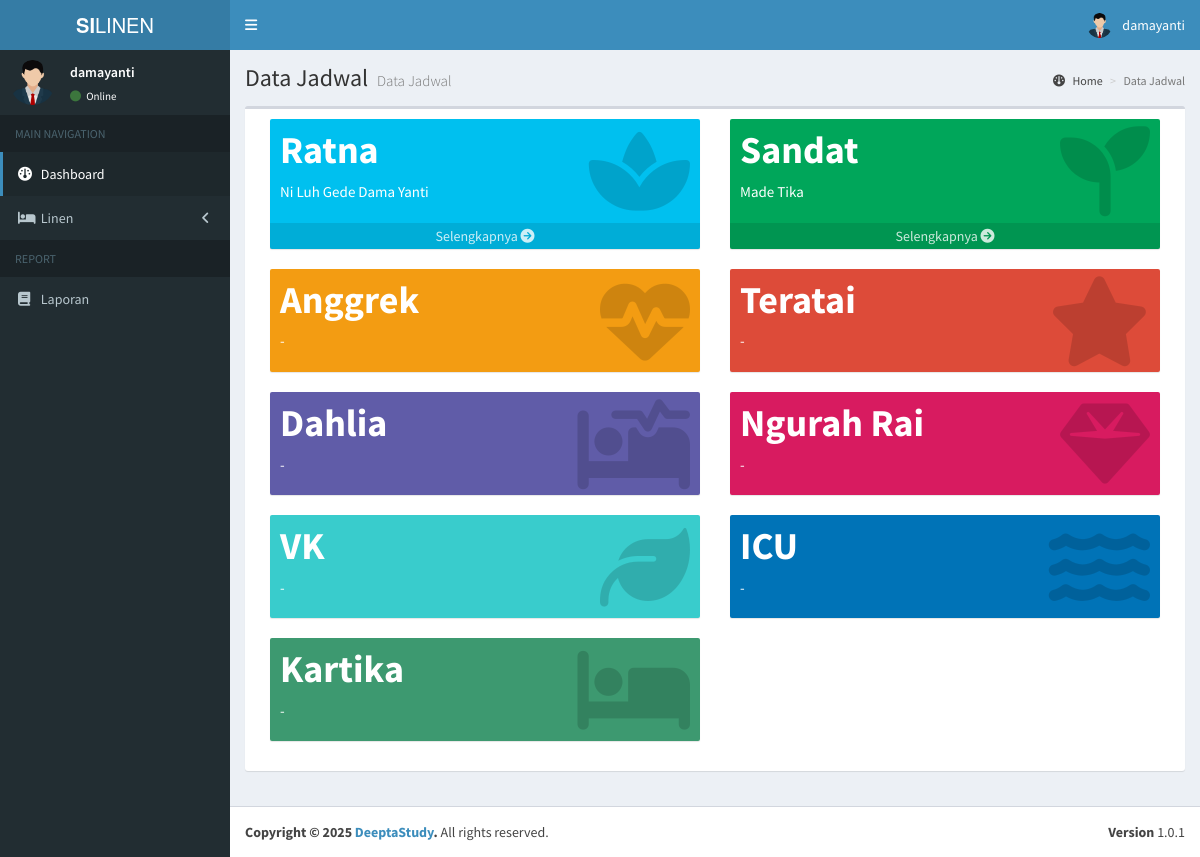
The app's page /admin/linen_ruangan.php (signed in), older data.
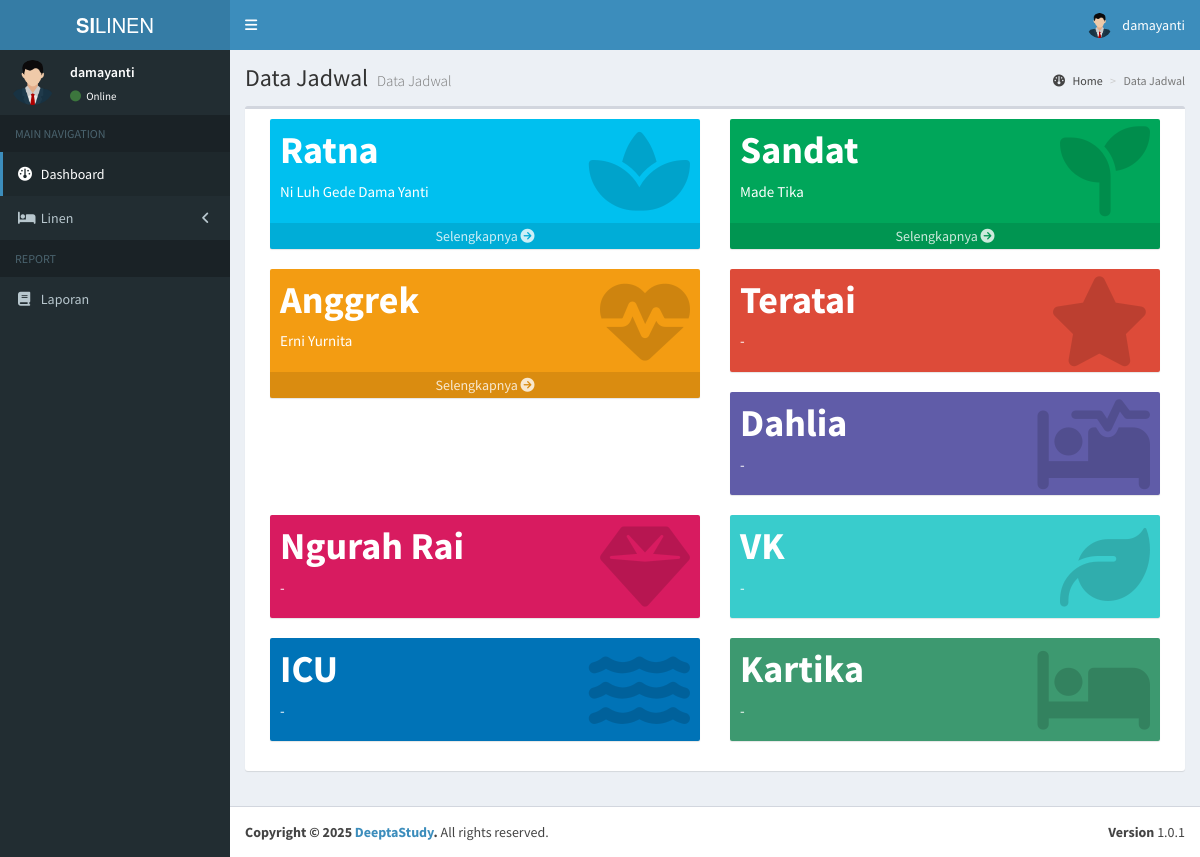
The same page, newer data.
### tables this page shows
CREATE TABLE `ruangan` (
  `id` int(11) NOT NULL,
  `id_user` int(11) DEFAULT NULL,
  `nama_ruangan` varchar(199) NOT NULL,
  `telp_ruangan` varchar(15) NOT NULL,
  `status` int(11) NOT NULL
);

CREATE TABLE `users` (
  `id` int(11) NOT NULL,
  `nama` varchar(100) NOT NULL,
  `username` varchar(100) NOT NULL,
  `email` varchar(100) NOT NULL,
  `password` varchar(100) NOT NULL,
  `hak_akses` varchar(25) NOT NULL,
  `status` int(11) NOT NULL,
  `status_ruangan` int(11) DEFAULT NULL
);

### admin/linen_ruangan.php (the view, shortened to what this page needs)
<?php
include '../koneksi.php';
$q = mysqli_query($koneksi, "SELECT r.*, u.nama as admin_ruangan
                            FROM ruangan r
                            LEFT JOIN users u ON r.id_user = u.id");
?>
<section class="content">
    <div class="row">
        <div class="col-xs-12">
            <div class="box">
                <div class="box-body">
                    <?php
                    $colors = ['bg-aqua', 'bg-green', 'bg-yellow', 'bg-red', 'bg-purple', 'bg-maroon', 'bg-teal', 'bg-blue', 'bg-olive', 'bg-lime'];
                    $icons = ['fas fa-spa', 'fas fa-seedling', 'fas fa-heartbeat', 'fas fa-star', 'fas fa-procedures', 'fas fa-gem', 'fas fa-leaf', 'fas fa-water', 'fas fa-bed'];
                    $counter = 0;
                    while ($r = mysqli_fetch_assoc($q)) {
                        $colorClass = $colors[$counter % count($colors)];
                        $iconClass = $icons[$counter % count($icons)];
                    ?>
                        <div class="col-lg-6 col-xs-6">
                            <div class="small-box <?= $colorClass ?>">
                                <div class="inner">
                                    <h3><?= $r['nama_ruangan']; ?></h3>
                                    <p><?php
                                        if ($r['admin_ruangan'] != 0) {
                                            echo $r['admin_ruangan'];
                                        }else{
                                            echo "-";
                                        }
                                        ?></p>
                                </div>
                                <div class="icon">
                                    <i class="<?= $iconClass ?>"></i>
                                </div>
                                <?php
                                    if($r['admin_ruangan'] != 0){
                                ?>
                                <a href="data_linen.php?id_ruangan=<?= $r['id']; ?>" class="small-box-footer">Selengkapnya <i class="fa fa-arrow-circle-right"></i></a>
                                <?php
                                    }else{
                                    }
                                ?>
                            </div>
                        </div>
                    <?php
                        $counter++;
                    }
                    ?>
                </div>
            </div>
        </div>
    </div>
</section>
<?php
$content = ob_get_clean();
include __DIR__ . '/../layouts/header.php';
echo $content;
include __DIR__ . '/../layouts/footer.php';
?>

Row changes from the older to the newer data that the page shows:
changed ruangan "Anggrek": id_user.nama (not shown) → "Erni Yurnita"; text "-" → "Selengkapnya"
